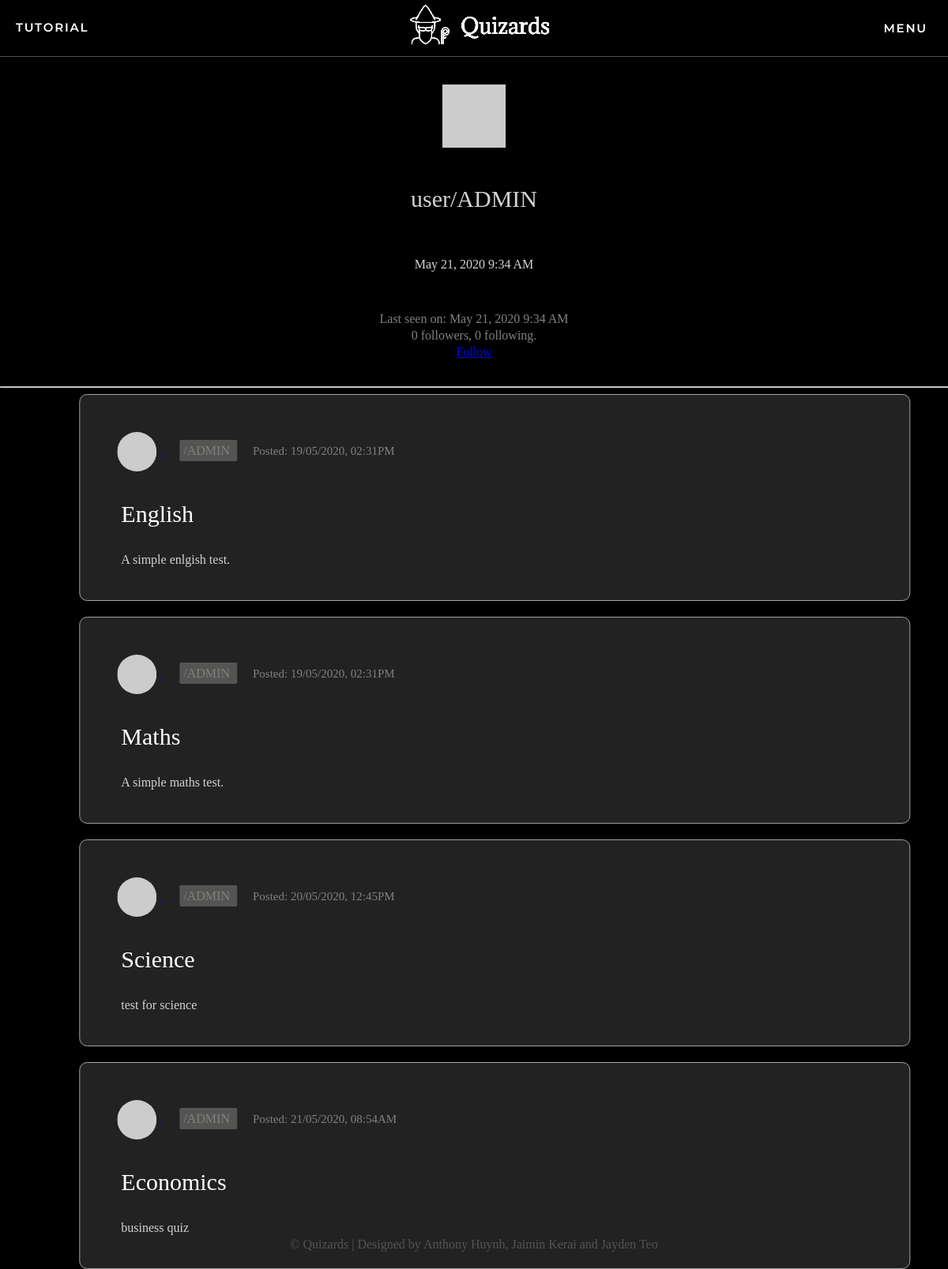
Page /user/ADMIN (signed in) on the committed database.
### app/models.py (models this page shows, shortened)
class User(UserMixin, db.Model):
    id = db.Column(db.Integer, primary_key=True)
    username = db.Column(db.String(64), index=True, unique=True)
    email = db.Column(db.String(120), index=True, unique=True)
    password_hash = db.Column(db.String(128))
    posts = db.relationship('Post', backref='author', lazy='dynamic')
    authorOf = db.relationship('Quizzes', backref='author', lazy='dynamic')
    admin = db.Column(db.Boolean, unique=False, default=False)
    marksOf = db.relationship('quizMarks', backref='markOf', lazy='dynamic')
    longanswers = db.relationship('LongAnswers', backref='user', lazy='dynamic')
    def avatar(self, size):
        digest = md5(self.email.lower().encode('utf-8')).hexdigest()
        return 'https://www.gravatar.com/avatar/{}?d=identicon&s={}'.format(
            digest, size)
    about_me = db.Column(db.String(140))
    last_seen = db.Column(db.DateTime, default=datetime.utcnow)
    followed = db.relationship(
        'User', secondary=followers,
        primaryjoin=(followers.c.follower_id == id),
        secondaryjoin=(followers.c.followed_id == id),
        backref=db.backref('followers', lazy='dynamic'), lazy='dynamic')
    def is_following(self, user):
        return self.followed.filter(
            followers.c.followed_id == user.id).count() > 0

class Quizzes(db.Model):
    id = db.Column(db.Integer, primary_key=True, autoincrement=True, unique=True)
    name = db.Column(db.String(64))
    description = db.Column(db.String(255))
    questions = db.relationship('Questions', backref='Quizzes', lazy='dynamic')
    mcquestion = db.relationship('multiChoice', backref='MCQuizzes', lazy='dynamic')
    longquestions = db.relationship('LongQuestions', backref='LongQuizzes', lazy='dynamic')
    author_id = db.Column(db.Integer, db.ForeignKey('user.id'))
    pub_date = db.Column(db.DateTime, index=True, default=datetime.utcnow)
    quizMarks = db.relationship('quizMarks', backref='quizMarks', lazy='dynamic')

### app/routes.py (the view)
@app.route('/user/<username>')
@login_required
def user(username):
    user = User.query.filter_by(username=username).first_or_404()
    page = request.args.get('page', 1, type=int)
    posts = user.posts.order_by(Post.timestamp.desc()).paginate(
        page, app.config['POSTS_PER_PAGE'], False)
    quizzes = user.authorOf.paginate(page)
    next_url = url_for('user', username=user.username, page=posts.next_num) \
        if posts.has_next else None
    prev_url = url_for('user', username=user.username, page=posts.prev_num) \
        if posts.has_prev else None
    return render_template('user.html', user=user, posts=posts.items,
                           next_url=next_url, prev_url=prev_url, quizzes=quizzes.items)

### app/models.py (called while the page is built)
@login.user_loader
def load_user(id):
    return User.query.get(int(id))

### app/routes.py (called while the page is built)
@app.before_request
def before_request():
    if current_user.is_authenticated:
        g.user = load_user(current_user.id)
        current_user.last_seen = datetime.utcnow()
        db.session.commit()

### app/templates/user.html (shortened to what this page needs)
{% extends "base.html" %}
{% block content %}
<div class="container">
    <table class= "profile-table" width="100%">
        <tr>
            <td width="100%" style="text-align: center;"><img src="{{ user.avatar(128) }}" class="profile-avatar"></td>
        </tr>
        <tr>
            <td style="text-align: center;">
                <p class="username">user/{{ user.username }}</p>
            </td>
        </tr>
        <tr>
            <td>
                {% if user.about_me %}<p class="about-me">{{ moment(user.last_seen).format('LLL') }}</p>{% endif %}
            </td>
        </tr>
        <tr>
            <td>
                {% if user.last_seen %}<p>Last seen on: {{ moment(user.last_seen).format('LLL') }}</p>{% endif %}
                <p>{{ user.followers.count() }} followers, {{ user.followed.count() }} following.</p>
                {% if user == current_user %}
                <p><a href="{{ url_for('edit_profile') }}">Edit your profile</a></p>
                {% elif not current_user.is_following(user) %}
                <p><a href="{{ url_for('follow', username=user.username) }}">Follow</a></p>
                {% else %}
                <p><a href="{{ url_for('unfollow', username=user.username) }}">Unfollow</a></p>
                {% endif %}
            </td>
        </tr>
    </table>
    <hr>
    {% for quiz in quizzes %}
        {% include 'quizdisplay.html' %}
    {% endfor %}
</div>
{% endblock %}

### app/templates/quizdisplay.html (shortened to what this page needs)
<div class="row" onclick="location.href='{{ url_for('quizform', quizid=quiz.id,  quizname=quiz.name) }}';" style="cursor:pointer;">
        <table>
            <tr>
                <td colspan=100%;>
                    <a href="{{ url_for('user', username=quiz.author.username) }}">
                    <img src="{{ quiz.author.avatar(36) }}" class="profile-pic">
                    </a>
                    <a href="{{ url_for('user', username=quiz.author.username) }}" class = "author">
                        /{{ quiz.author.username }}
                    </a><span class="date">Posted: {{ moment(quiz.pub_date).format('DD/MM/YYYY, hh:mmA') }}</span>
                </td>
            </tr>
                        <td colspan=5><a href="{{ url_for('quizform', quizid=quiz.id, quizname=quiz.name) }}" class="quiz-name">
                            {{ quiz.name }} </a></td>
            <tr>
                <td colspan=5, class="desc">{{ quiz.description }}
                </td>
            </tr>
        </table>
</div>

### app/static/css/styles.css (style rules this page uses)
body { margin: 0; padding: 0; height: 100vh; font-family: Verdana; background-color: black; color: rgb(215, 218, 220); }
.row { position:relative; left: 50%; transform: translate(-47.5%, 0%); max-width: 1000px; width: 100%; background: #222222; padding: 25px; border-radius: 10px; margin-bottom: 20px; border: 1px solid #A5A4A4; }
.profile-pic { border-radius: 50%; padding: 5px; width:50px; margin-top:0px; vertical-align: middle; }
.author { margin: 20px; color: grey; padding: 5px; text-decoration: none; background-color: RGBA(84, 84, 82, 1); border-radius:2px; }
.quiz-name { text-decoration:none; color:white; padding:10px; border-radius:2px; margin-right:20px; font-size:30px; }
.desc { color: lightgrey; padding-left:25px; }
.date { font-size:15px; color: grey; padding-top:15px; }
.assessments th, td { padding: 15px; text-align: left; }
.profile-avatar { text-align: center; }
.profile-table td { text-align:center; line-height:5px; }
.profile-table .username { font-size: 30px; color:lightgrey; }
.profile-table p { color:grey; }
.profile-table .about-me { color: lightgrey; }

### rows in the picture
User: username "ADMIN", last_seen "May 21, 2020 9:34 AM"
Quizzes: author.username "ADMIN", pub_date "19/05/2020, 02:31PM", name "English", description "A simple enlgish test."
Quizzes: author.username "ADMIN", pub_date "19/05/2020, 02:31PM", name "Maths", description "A simple maths test."
Quizzes: author.username "ADMIN", pub_date "20/05/2020, 12:45PM", name "Science", description "test for science"
Quizzes: author.username "ADMIN", pub_date "21/05/2020, 08:54AM", name "Economics", description "business quiz"

### other values in the picture
{{ user.followers.count() }} "0"
{{ user.followed.count() }} "0"
